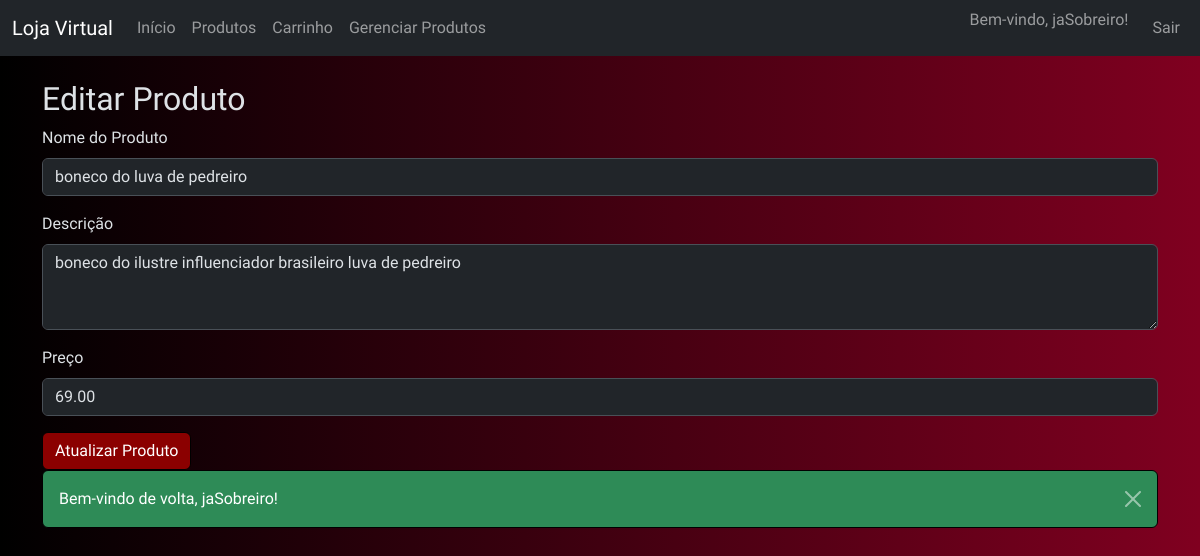
Page /admin/products/edit?id=2 (signed in) on the committed database.
### tables this page shows
CREATE TABLE `produtos` (
  `id` int(11) NOT NULL,
  `nome` varchar(255) NOT NULL,
  `descricao` text NOT NULL,
  `preco` decimal(10,2) NOT NULL,
  `data_criacao` timestamp NOT NULL DEFAULT current_timestamp()
);

### src/controllers/AdminController.php (called while the page is built, shortened)
<?php
require_once __DIR__ . '/../models/Product.php';
class ControladorAdmin {
    private $db;
    public function __construct($db) {
        $this->db = $db;
    }
    public function formularioEditar() {
        $modelo_produto = new Produto($this->db);
        $modelo_produto->id = $_GET['id'];
        $produto = $modelo_produto->lerUm();
        require __DIR__ . '/../views/admin/edit.php';
    }
}

### src/helpers/url_helper.php (called while the page is built)
<?php
function base_url($path = '') {
    $base_path = rtrim(str_replace('\\', '/', dirname($_SERVER['SCRIPT_NAME'])), '/');
    return $base_path . '/' . ltrim($path, '/');
}

### src/models/Product.php (called while the page is built, shortened)
<?php
class Produto {
    private $conn;
    private $nome_tabela = "produtos";
    public $id;
    public function __construct($db) {
        $this->conn = $db;
    }
    public function lerUm() {
        $query = "SELECT id, nome, preco, descricao FROM " . $this->nome_tabela . " WHERE id = ? LIMIT 1";
        $stmt = $this->conn->prepare($query);
        $stmt->bind_param("i", $this->id);
        $stmt->execute();
        $result = $stmt->get_result();
        return $result->fetch_assoc();
    }
}

### src/views/admin/edit.php (the view, shortened to what this page needs)
<?php include __DIR__ . '/../layouts/header.php'; ?>
<h2>Editar Produto</h2>
<form action="<?php echo base_url('admin/products/edit'); ?>" method="POST">
    <div class="mb-3">
        <label for="name" class="form-label">Nome do Produto</label>
        <input type="text" class="form-control" id="name" name="name" value="<?php echo htmlspecialchars($produto['nome']); ?>" required>
    </div>
    <div class="mb-3">
        <label for="description" class="form-label">Descrição</label>
        <textarea class="form-control" id="description" name="description" rows="3"><?php echo htmlspecialchars($produto['descricao']); ?></textarea>
    </div>
    <div class="mb-3">
        <label for="price" class="form-label">Preço</label>
        <input type="number" step="0.01" class="form-control" id="price" name="price" value="<?php echo $produto['preco']; ?>" required>
    </div>
    <button type="submit" class="btn btn-primary">Atualizar Produto</button>
</form>
<?php include __DIR__ . '/../layouts/footer.php'; ?>

### src/views/layouts/header.php (style rules this page uses)
body { font-family: 'New Rocker', cursive; background: linear-gradient(to right, black, #800020); }
.navbar-brand, h1, h2, h5 { font-family: 'New Rocker', cursive; }
.btn-primary { background-color: #8B0000; border-color: #000000; color: #ffffff; }

### rows in the picture
produtos: name "boneco do luva de pedreiro", description "boneco do ilustre influenciador brasileiro luva de pedreiro", price "69.00"

### other values in the picture
$_SESSION['username'] "jaSobreiro"
$message "Bem-vindo de volta, jaSobreiro!"
